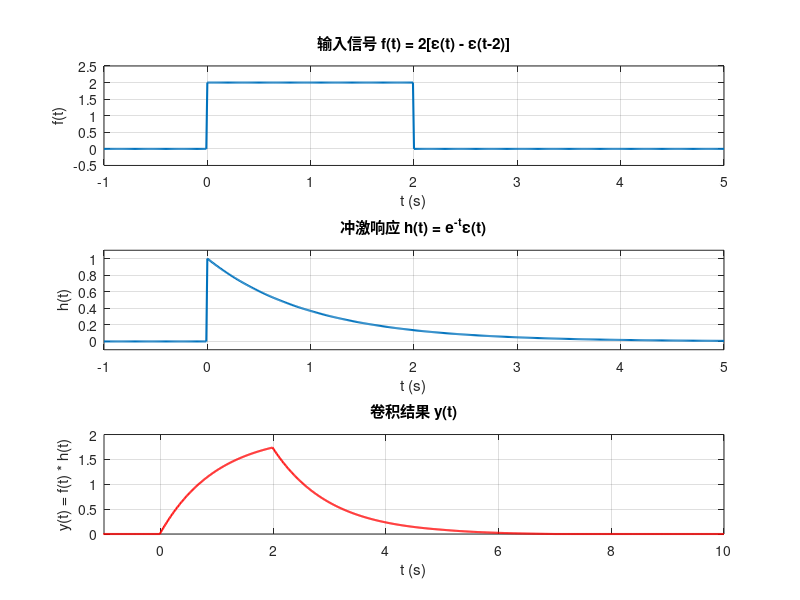

Here is the MATLAB script that generated this plot:
% 题目：实现信号卷积 f(t) * h(t)
% 已知：f(t) = 2[ε(t) - ε(t-2)]，h(t) = e^(-t)ε(t)
clear; clc; close all;   % 清空工作区变量、清空命令行窗口、关闭所有已打开的图形窗口，避免旧数据干扰

%% ========== 1. 定义基础参数与时间轴 ==========
dt = 0.01;              % 时间步长，控制离散近似的精度
                        % 步长越小，离散信号越接近连续信号，卷积结果越准确
t = -1:dt:5;            % 定义时间向量，范围从-1到5
                        % 选-1是为了包含t<0的区域（信号为0，方便观察初始状态）
                        % 选5是因为h(t)=e^(-t)衰减很快，t>5时几乎为0，足够覆盖有效区间

%% ========== 2. 构造输入信号 f(t) = 2[ε(t) - ε(t-2)] ==========
% 说明：ε(t)是单位阶跃函数，MATLAB中用逻辑运算实现：
% (t >= 0) 当t≥0时返回1（真），t<0时返回0（假），等价于ε(t)
% (t >= 2) 等价于ε(t-2)
f = 2 * ((t >= 0) - (t >= 2));  
% 运算逻辑：
% - 当0 ≤ t < 2时：(t>=0)=1，(t>=2)=0 → 结果为2*(1-0)=2（矩形脉冲高电平）
% - 当t < 0或t ≥ 2时：结果为0（矩形脉冲低电平）

%% ========== 3. 构造系统冲激响应 h(t) = e^(-t)ε(t) ==========
% 说明：ε(t)保证t<0时h(t)=0，t≥0时h(t)=e^(-t)
h = exp(-t) .* (t >= 0);        
% .* 是逐元素乘法运算符：
% 对每个时间点t，先计算exp(-t)，再乘以阶跃结果(t>=0)，实现分段定义
% t<0时：(t>=0)=0 → h(t)=0；t≥0时：(t>=0)=1 → h(t)=exp(-t)

%% ========== 4. 计算卷积（离散近似连续卷积） ==========
y = conv(f, h) * dt;            
% 1. conv(f, h)：计算两个离散信号的卷积和，返回离散卷积结果
%    离散卷积的本质是：y[n] = Σf[k]·h[n-k]，和连续卷积的积分是"近似关系"
% 2. 乘以dt：将离散卷积和转换为连续卷积的近似值
%    连续卷积是积分运算：∫f(τ)h(t-τ)dτ，dt是积分步长，乘以dt后才是积分结果的近似
% 3. 结果长度：length(y) = length(f) + length(h) - 1，比原信号长

%% ========== 5. 生成卷积结果对应的时间轴 ==========
t_conv = (0:length(y)-1)*dt + (t(1) + t(1));  
% 说明：卷积结果的时间轴需要重新计算：
% - 两个信号的时间起点都是t(1)=-1，卷积后的时间起点为t(1)+t(1)=-2
% - 步长仍为dt，总点数为length(y)，因此时间轴从-2开始，步长dt，共length(y)个点

%% ========== 6. 绘图展示结果 ==========
figure('Color','w');            % 创建一个白色背景的图形窗口

% 子图1：绘制输入信号f(t)
subplot(3,1,1);                 % 创建3行1列的子图，当前选中第1个
plot(t, f, 'LineWidth',1.5);    % 绘制f(t)的曲线，线宽设为1.5，更清晰
grid on;                        % 显示网格线，方便读取坐标
xlabel('t (s)');                % X轴标签：时间（单位：秒）
ylabel('f(t)');                 % Y轴标签：信号幅度
title('输入信号 f(t) = 2[ε(t) - ε(t-2)]');  % 子图标题
ylim([-0.5 2.5]);               % 设置Y轴范围，让图像更美观（避免空白过多）

% 子图2：绘制冲激响应h(t)
subplot(3,1,2);                 % 选中第2个子图
plot(t, h, 'LineWidth',1.5);    % 绘制h(t)的曲线
grid on;
xlabel('t (s)');
ylabel('h(t)');
title('冲激响应 h(t) = e^{-t}ε(t)');
ylim([-0.1 1.1]);               % h(t)最大值为1，设置Y轴范围

% 子图3：绘制卷积结果y(t) = f(t)*h(t)
subplot(3,1,3);                 % 选中第3个子图
plot(t_conv, y, 'LineWidth',1.5, 'Color','r');  % 用红色绘制卷积结果，突出显示
grid on;
xlabel('t (s)');
ylabel('y(t) = f(t) * h(t)');
title('卷积结果 y(t)');
xlim([min(t) max(t_conv)]);     % 设置X轴范围，显示完整的卷积结果
